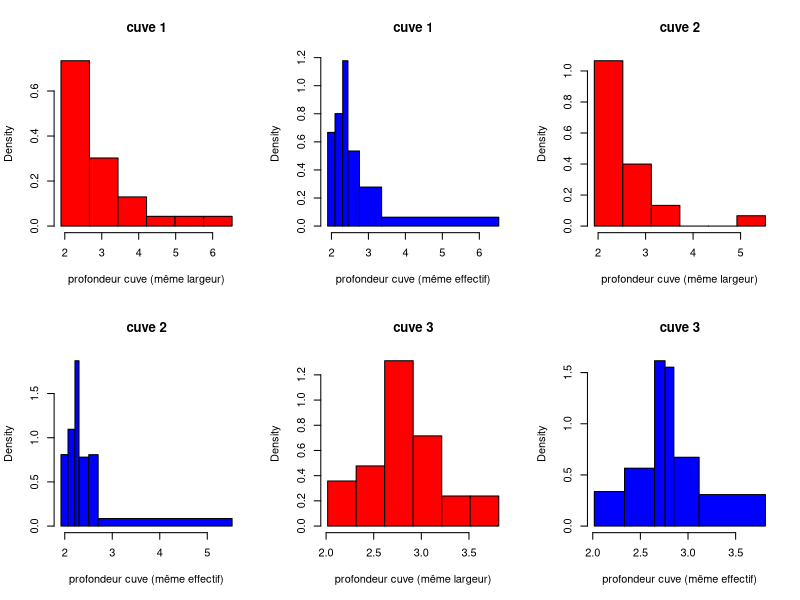
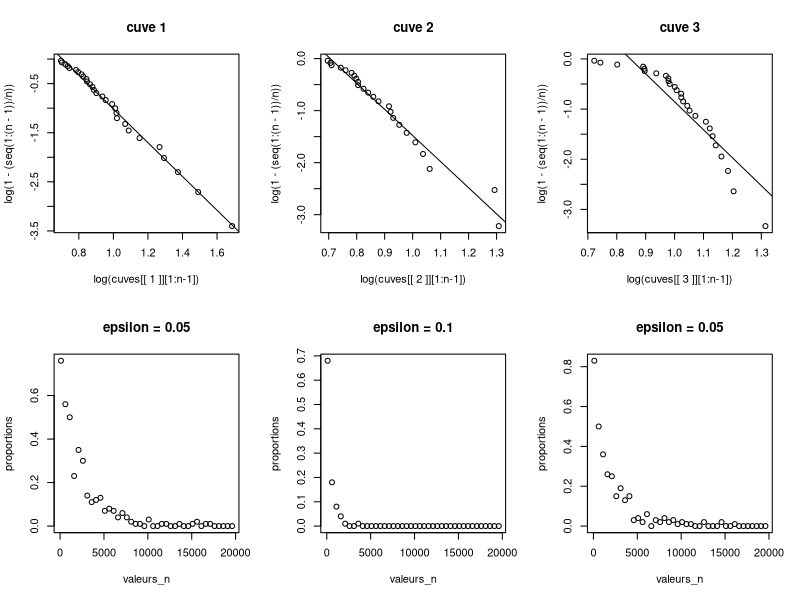
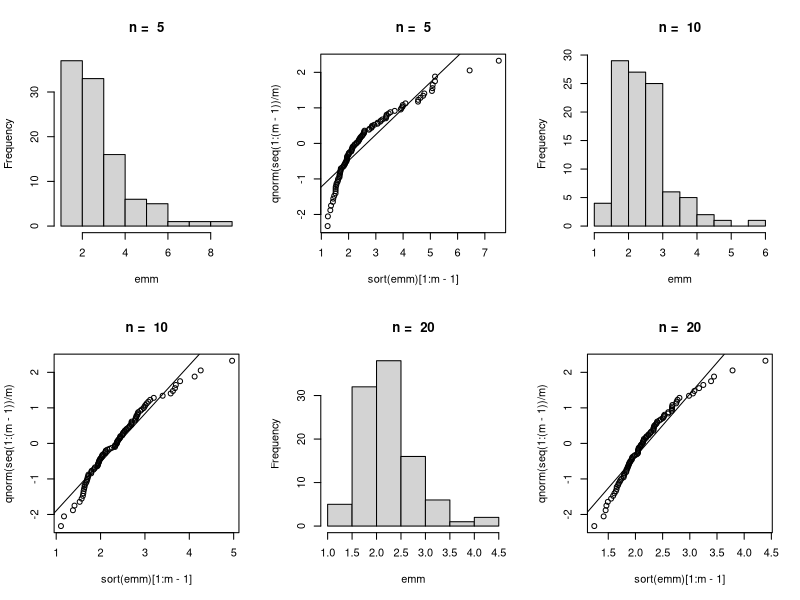
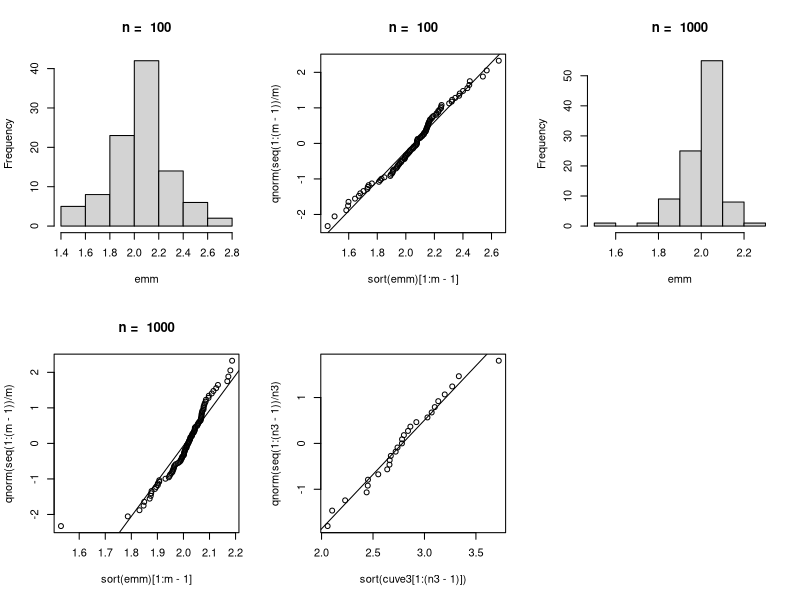

Reproduce these figures in R, in order.
## ---- chunk 1
attach(mtcars)
par(mfrow=c(2,3))

cuves0<-read.table("cuves.csv",sep=";",header=T)
attach(cuves0)

cuve1 <- sort(cuve1[!is.na(cuve1)])
cuve2 <- sort(cuve2[!is.na(cuve2)])
cuve3 <- sort(cuve3[!is.na(cuve3)])
cuves <- list(cuve1, cuve2, cuve3)
#boucle pour histogramme meme largeur(rouge) et meme effectif(bleu)
for (i in c(1,2,3)){
  n<- length(cuves[[i]])
  k<-round((log(n)/log(2))+1)
  a0 <- cuves[[i]][1] - 0.025*(cuves[[i]][n]-cuves[[i]][1])
  ak <- cuves[[i]][n] + 0.025*(cuves[[i]][n]-cuves[[i]][1])
  bornes_largeur<- seq(a0, ak, (ak-a0)/k)
  hist(cuves[[i]], prob=T, breaks=bornes_largeur, main=paste("cuve", i), col="red", xlab = "profondeur cuve (même largeur)")
  cat("\n")
  
  b<-seq(n/k,n-(n/k),n/k)
  breaks <- c(a0, quantile(cuves[[i]],seq(1,k-1)/k),ak)
  bornes_effectif<-c(a0, (cuves[[i]][b]+cuves[[i]][b-1])/2, ak)
  hist(cuves[[i]], prob=T, breaks=bornes_effectif, main=paste("cuve", i), col="blue", xlab = "profondeur cuve (même effectif)")
  cat("\n")
}
## ---- chunk 2
#indicateurs des differentes cuves

summary(cuve1)
cat('variance de la cuve 1 est: ', var(cuve1), '\n')
cat("l'écart-type de la cuve 1 est: ", sd(cuve1), '\n')
cat("le coefficient de variation empirique de la cuve1 est" ,sqrt((length(cuve1)-1)/length(cuve1))*sd(cuve1)/mean(cuve1), "\n")
cat("\n")
## ---- chunk 3
summary(cuve2)
cat('variance de la cuve 2 est: ', var(cuve2), '\n')
cat("l'écart-type de la cuve 2 est: ", sd(cuve2), '\n')
cat("le coefficient de variation empirique de la cuve2 est" ,sqrt((length(cuve2)-1)/length(cuve2))*sd(cuve2)/mean(cuve2), "\n")
cat("\n")
## ---- chunk 4
summary(cuve3)
cat('variance de la cuve 3 est: ', var(cuve3), '\n')
cat("l'écart-type de la cuve 3 est: ", sd(cuve3), '\n')
cat("le coefficient de variation empirique de la cuve3 est" ,sqrt((length(cuve3)-1)/length(cuve3))*sd(cuve3)/mean(cuve3), "\n")
cat("\n")
## ---- chunk 5
for (i in c(1,2,3)){
  n<- length(cuves[[i]])
  plot(log(cuves[[i]][1:n-1]), log(1-(seq(1:(n-1))/n)), xlab = paste("log(cuves[[", i, "]][1:n-1])"), main=paste("cuve", i))
  reg<-lm(log(1-(seq(1:(n-1))/n))~ log(cuves[[i]][1:(n-1)]))
  abline(reg)
}
## ---- chunk 6
for (i in c(1,2)){
  n<- length(cuves[[i]])
  reg<-lm(log(1-(seq(1:(n-1))/n))~ log(cuves[[i]][1:(n-1)]))
  a_reg <- -reg$coefficients[2]
  cat(a_reg, "\n")}
## ---- chunk 7
cat("Estimateurs des moments", "\n")
for (i in c(1,2)){
  a_emm <- mean(cuves[[i]])/(mean(cuves[[i]])-2)
  cat("cuve", i, " : ", a_emm, "\n")
}
## ---- chunk 8
cat("Estimateurs de maximum de vraisemblance", "\n")
for (i in c(1,2)){
  a_emv <- 1/(mean(log(cuves[[i]]/2)))
  cat("cuve", i, " : ", a_emv, "\n")
}
## ---- chunk 9
experience<-function(m, n, alpha, a){
  prop <- 0
  for (i in 1:m){
    y <- rexp(n, rate=a)
    a_inf <- qchisq(alpha/2,2*n)/(2*sum(y))
    a_sup <- qchisq(1-alpha/2,2*n)/(2*sum(y))
    if ((a>=a_inf) & (a<=a_sup)){
      prop = prop+1
    }
  }
  cat("Proportion d'intervalles contenant le paramètre", prop/m,?"\n")
}

for (m in c(100, 500, 1000)){
  for (n in c(1000, 5000, 10000)){
    for (a in c(1, 5)){
      cat("Pour m=", m, "n=", n, "a=", a, " ")
      experience(m, n, 0.05, a)
      cat("\n")
    }
  }
}

## ---- chunk 10
comparaison <- function(m, n, a){
  emm <- NULL
  emv <- NULL
  for (i in 1:m){
    y <- rexp(n, a)
    x <- 2*exp(y)
    a_emm <- mean(x)/(mean(x)-2)
    emm <- c(emm, a_emm)
    a_emv <- 1/mean(y)
    emv <- c(emv, a_emv)

    #reg<-lm(log(1-(seq(1:(n-1))/n))~ log(x[1:(n-1)]))
    #a_reg <- -reg$coefficients[2]
    #cat("a_reg", a_reg, "\n")
  }
  cat ("biais emm", (2*a/(a-1)) - mean(emm), "\n")
  cat ("biais emv", (2*a/(a-1)) - mean(emv), "\n")
  cat ("erreur quadratique emm", var(emm) + ((2*a/(a-1)) - mean(emm))^2, "\n")
  cat ("erreur quadratique emv", var(emv) + ((2*a/(a-1)) - mean(emv))^2, "\n")

}

comparaison(2, 5000, 3)

## ---- chunk 11
cat("\n")
## ---- chunk 12
# on choisit l'EMV
a = 2
m = 100
valeurs_n = seq(100, 20000, 500)
for (epsilon in c(0.05, 0.1, 0.05)){
  proportions = NULL
  for (n in valeurs_n){
    compteur <- 0
    for (i in 1:m){
      echantillon = 2*exp(rexp(n, a))
      a_emv = n/sum(log(echantillon/2)) 
      if (abs(a_emv-a)>epsilon){
        compteur = compteur + 1
      }
    }
    proportions = c(proportions, compteur/m)
  }
  plot(valeurs_n, proportions, main=paste("epsilon =", epsilon))
}
## ---- chunk 13
attach(mtcars)
par(mfrow=c(2,3))
a = 2
m = 100
valeurs_n = c(5, 10, 20, 100, 1000)
for (n in valeurs_n){
  emm <- NULL
  compteur <- 0
  for (i in 1:m){
    echantillon = 2*exp(rexp(n, a))
    a_emm = mean(echantillon)/(mean(echantillon)-2)
    emm = c(emm, a_emm)
  }
  hist(emm, main=paste("n = ", n))
  plot(sort(emm)[1:m-1], qnorm(seq(1:(m-1))/m), main=paste("n = ", n))
  reg <- lm(qnorm(seq(1:(m-1))/m) ~ sort(emm)[1:m-1])
  abline(reg)
}
## ---- chunk 14
cuve3 = cuves[[3]]
n3 = length(cuve3)
plot(sort(cuve3[1:(n3-1)]), qnorm(seq(1:(n3-1))/n3))
reg <- lm(qnorm(seq(1:(n3-1))/n3) ~ sort(cuve3[1:(n3-1)]))
abline(reg)
## ---- chunk 15
m_cuve3 <- mean(cuve3)
m_cuve3
var_cuve3 <- var(cuve3)
var_cuve3
## ---- chunk 16
alpha = 0.05
for (i in c(1,2)){
  borne = (10/3)*(length(cuves[[i]])/qchisq(alpha, 2*length(cuves[[i]])))
  cat("la borne de la région critique pour la cuve", i, "est :",  borne, "\n")
}
## ---- chunk 17
for (i in c(1,2)){
  a_emv <- 1/(mean(log(cuves[[i]]/2)))
  cat("cuve", i, " : ", a_emv, "\n")
}
## ---- chunk 18
alpha <- 0.05
p0 <- 0.05
cuve_b = cuves[[2]]>5
n <- length(cuve_b)
t <- sum(cuve_b)
x1 <- (t-n*p0)/sqrt(n*p0*(1-p0))
x2 <- -qnorm(1-alpha)
cat("x1 : ", x1, "x2 : ", x2)
## ---- chunk 19
cuve_b = cuves[[1]]>=5
binom.test(sum(cuve_b), length(cuve_b) , p=0.05, alternative="less")
## ---- chunk 20
cuve_b = cuves[[2]]>=5
binom.test(sum(cuve_b), length(cuve_b) , p=0.05, alternative="less")
